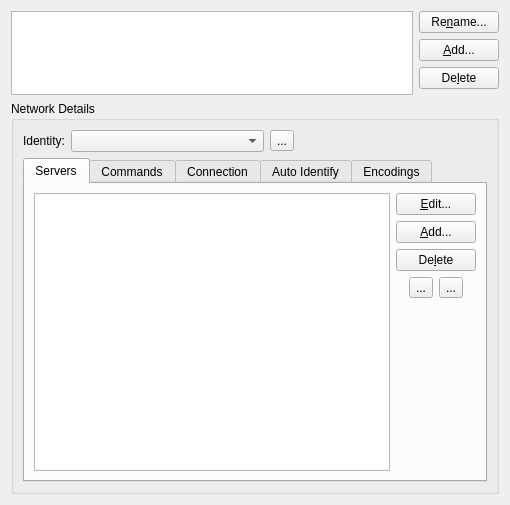
<?xml version="1.0" encoding="UTF-8"?>
<ui version="4.0">
 <class>NetworksSettingsPage</class>
 <widget class="QWidget" name="NetworksSettingsPage">
  <property name="geometry">
   <rect>
    <x>0</x>
    <y>0</y>
    <width>510</width>
    <height>505</height>
   </rect>
  </property>
  <property name="windowTitle">
   <string>Form</string>
  </property>
  <layout class="QVBoxLayout" name="verticalLayout_7">
   <item>
    <layout class="QVBoxLayout" name="verticalLayout_3">
     <item>
      <layout class="QHBoxLayout" name="horizontalLayout">
       <item>
        <widget class="QListWidget" name="networkList">
         <property name="sizePolicy">
          <sizepolicy hsizetype="Expanding" vsizetype="Expanding">
           <horstretch>1</horstretch>
           <verstretch>10</verstretch>
          </sizepolicy>
         </property>
         <property name="selectionBehavior">
          <enum>QAbstractItemView::SelectRows</enum>
         </property>
         <property name="sortingEnabled">
          <bool>true</bool>
         </property>
        </widget>
       </item>
       <item>
        <layout class="QVBoxLayout" name="verticalLayout_2">
         <item>
          <widget class="QPushButton" name="renameNetwork">
           <property name="sizePolicy">
            <sizepolicy hsizetype="Preferred" vsizetype="Fixed">
             <horstretch>0</horstretch>
             <verstretch>0</verstretch>
            </sizepolicy>
           </property>
           <property name="text">
            <string>Re&amp;name...</string>
           </property>
           <property name="icon">
            <iconset>
             <normaloff>:/16x16/actions/oxygen/16x16/actions/edit-rename.png</normaloff>:/16x16/actions/oxygen/16x16/actions/edit-rename.png</iconset>
           </property>
          </widget>
         </item>
         <item>
          <widget class="QPushButton" name="addNetwork">
           <property name="sizePolicy">
            <sizepolicy hsizetype="Preferred" vsizetype="Fixed">
             <horstretch>0</horstretch>
             <verstretch>0</verstretch>
            </sizepolicy>
           </property>
           <property name="text">
            <string>&amp;Add...</string>
           </property>
           <property name="icon">
            <iconset>
             <normaloff>:/16x16/actions/oxygen/16x16/actions/list-add.png</normaloff>:/16x16/actions/oxygen/16x16/actions/list-add.png</iconset>
           </property>
           <property name="iconSize">
            <size>
             <width>16</width>
             <height>16</height>
            </size>
           </property>
          </widget>
         </item>
         <item>
          <widget class="QPushButton" name="deleteNetwork">
           <property name="sizePolicy">
            <sizepolicy hsizetype="Preferred" vsizetype="Fixed">
             <horstretch>0</horstretch>
             <verstretch>0</verstretch>
            </sizepolicy>
           </property>
           <property name="text">
            <string>De&amp;lete</string>
           </property>
           <property name="icon">
            <iconset>
             <normaloff>:/16x16/actions/oxygen/16x16/actions/edit-delete.png</normaloff>:/16x16/actions/oxygen/16x16/actions/edit-delete.png</iconset>
           </property>
          </widget>
         </item>
         <item>
          <spacer name="verticalSpacer">
           <property name="orientation">
            <enum>Qt::Vertical</enum>
           </property>
           <property name="sizeHint" stdset="0">
            <size>
             <width>20</width>
             <height>40</height>
            </size>
           </property>
          </spacer>
         </item>
        </layout>
       </item>
      </layout>
     </item>
    </layout>
   </item>
   <item>
    <widget class="QGroupBox" name="detailsBox">
     <property name="sizePolicy">
      <sizepolicy hsizetype="Expanding" vsizetype="Fixed">
       <horstretch>10</horstretch>
       <verstretch>0</verstretch>
      </sizepolicy>
     </property>
     <property name="title">
      <string>Network Details</string>
     </property>
     <layout class="QVBoxLayout">
      <item>
       <layout class="QHBoxLayout">
        <item>
         <widget class="QLabel" name="label_6">
          <property name="text">
           <string>Identity:</string>
          </property>
         </widget>
        </item>
        <item>
         <widget class="QComboBox" name="identityList">
          <property name="sizePolicy">
           <sizepolicy hsizetype="Expanding" vsizetype="Fixed">
            <horstretch>0</horstretch>
            <verstretch>0</verstretch>
           </sizepolicy>
          </property>
         </widget>
        </item>
        <item>
         <widget class="QToolButton" name="editIdentities">
          <property name="text">
           <string>...</string>
          </property>
         </widget>
        </item>
        <item>
         <spacer name="horizontalSpacer_2">
          <property name="orientation">
           <enum>Qt::Horizontal</enum>
          </property>
          <property name="sizeHint" stdset="0">
           <size>
            <width>40</width>
            <height>20</height>
           </size>
          </property>
         </spacer>
        </item>
       </layout>
      </item>
      <item>
       <widget class="QTabWidget" name="tabWidget">
        <property name="enabled">
         <bool>true</bool>
        </property>
        <property name="sizePolicy">
         <sizepolicy hsizetype="Expanding" vsizetype="Preferred">
          <horstretch>0</horstretch>
          <verstretch>0</verstretch>
         </sizepolicy>
        </property>
        <property name="toolTip">
         <string/>
        </property>
        <property name="currentIndex">
         <number>0</number>
        </property>
        <widget class="QWidget" name="serversTab">
         <property name="enabled">
          <bool>true</bool>
         </property>
         <attribute name="title">
          <string>Servers</string>
         </attribute>
         <attribute name="toolTip">
          <string>Manage servers for this network</string>
         </attribute>
         <layout class="QHBoxLayout" name="horizontalLayout_2">
          <item>
           <widget class="QListWidget" name="serverList">
            <property name="sizePolicy">
             <sizepolicy hsizetype="Expanding" vsizetype="Preferred">
              <horstretch>1</horstretch>
              <verstretch>0</verstretch>
             </sizepolicy>
            </property>
           </widget>
          </item>
          <item>
           <layout class="QVBoxLayout">
            <item>
             <widget class="QPushButton" name="editServer">
              <property name="sizePolicy">
               <sizepolicy hsizetype="Preferred" vsizetype="Fixed">
                <horstretch>0</horstretch>
                <verstretch>0</verstretch>
               </sizepolicy>
              </property>
              <property name="text">
               <string>&amp;Edit...</string>
              </property>
              <property name="icon">
               <iconset>
                <normaloff/>
               </iconset>
              </property>
             </widget>
            </item>
            <item>
             <widget class="QPushButton" name="addServer">
              <property name="sizePolicy">
               <sizepolicy hsizetype="Preferred" vsizetype="Fixed">
                <horstretch>0</horstretch>
                <verstretch>0</verstretch>
               </sizepolicy>
              </property>
              <property name="text">
               <string>&amp;Add...</string>
              </property>
              <property name="icon">
               <iconset>
                <normaloff>:/16x16/actions/oxygen/16x16/actions/list-add.png</normaloff>:/16x16/actions/oxygen/16x16/actions/list-add.png</iconset>
              </property>
             </widget>
            </item>
            <item>
             <widget class="QPushButton" name="deleteServer">
              <property name="sizePolicy">
               <sizepolicy hsizetype="Preferred" vsizetype="Fixed">
                <horstretch>0</horstretch>
                <verstretch>0</verstretch>
               </sizepolicy>
              </property>
              <property name="text">
               <string>De&amp;lete</string>
              </property>
              <property name="icon">
               <iconset>
                <normaloff>:/16x16/actions/oxygen/16x16/actions/edit-delete.png</normaloff>:/16x16/actions/oxygen/16x16/actions/edit-delete.png</iconset>
              </property>
             </widget>
            </item>
            <item>
             <layout class="QHBoxLayout">
              <item>
               <spacer>
                <property name="orientation">
                 <enum>Qt::Horizontal</enum>
                </property>
                <property name="sizeHint" stdset="0">
                 <size>
                  <width>0</width>
                  <height>20</height>
                 </size>
                </property>
               </spacer>
              </item>
              <item>
               <widget class="QToolButton" name="upServer">
                <property name="toolTip">
                 <string>Move upwards in list</string>
                </property>
                <property name="text">
                 <string>...</string>
                </property>
                <property name="icon">
                 <iconset>
                  <normaloff>:/16x16/actions/oxygen/16x16/actions/go-up.png</normaloff>:/16x16/actions/oxygen/16x16/actions/go-up.png</iconset>
                </property>
               </widget>
              </item>
              <item>
               <widget class="QToolButton" name="downServer">
                <property name="toolTip">
                 <string>Move downwards in list</string>
                </property>
                <property name="text">
                 <string>...</string>
                </property>
                <property name="icon">
                 <iconset>
                  <normaloff>:/16x16/actions/oxygen/16x16/actions/go-down.png</normaloff>:/16x16/actions/oxygen/16x16/actions/go-down.png</iconset>
                </property>
               </widget>
              </item>
              <item>
               <spacer>
                <property name="orientation">
                 <enum>Qt::Horizontal</enum>
                </property>
                <property name="sizeHint" stdset="0">
                 <size>
                  <width>0</width>
                  <height>20</height>
                 </size>
                </property>
               </spacer>
              </item>
             </layout>
            </item>
            <item>
             <spacer>
              <property name="orientation">
               <enum>Qt::Vertical</enum>
              </property>
              <property name="sizeHint" stdset="0">
               <size>
                <width>20</width>
                <height>40</height>
               </size>
              </property>
             </spacer>
            </item>
           </layout>
          </item>
         </layout>
        </widget>
        <widget class="QWidget" name="performTab">
         <attribute name="title">
          <string>Commands</string>
         </attribute>
         <attribute name="toolTip">
          <string>Configure automatic identification or misc. commands to be executed after connecting to a server</string>
         </attribute>
         <layout class="QVBoxLayout" name="verticalLayout">
          <item>
           <widget class="QLabel" name="label">
            <property name="text">
             <string>Commands to execute on connect:</string>
            </property>
           </widget>
          </item>
          <item>
           <widget class="QTextEdit" name="performEdit">
            <property name="enabled">
             <bool>true</bool>
            </property>
            <property name="sizePolicy">
             <sizepolicy hsizetype="Expanding" vsizetype="Preferred">
              <horstretch>0</horstretch>
              <verstretch>0</verstretch>
             </sizepolicy>
            </property>
            <property name="toolTip">
             <string>Specify a list of IRC commands to be executed upon connect.
Note that Quassel IRC automatically rejoins channels, so /join will rarely be needed here!</string>
            </property>
            <property name="lineWrapMode">
             <enum>QTextEdit::NoWrap</enum>
            </property>
           </widget>
          </item>
         </layout>
        </widget>
        <widget class="QWidget" name="tab">
         <attribute name="title">
          <string>Connection</string>
         </attribute>
         <layout class="QVBoxLayout" name="verticalLayout_8">
          <item>
           <widget class="QGroupBox" name="autoReconnect">
            <property name="enabled">
             <bool>true</bool>
            </property>
            <property name="toolTip">
             <string>Automatically reconnect to the IRC network after connection failures</string>
            </property>
            <property name="title">
             <string>Automatic Reconnect</string>
            </property>
            <property name="checkable">
             <bool>true</bool>
            </property>
            <layout class="QVBoxLayout" name="verticalLayout_5">
             <item>
              <layout class="QHBoxLayout" name="horizontalLayout_4">
               <item>
                <widget class="QLabel" name="label_7">
                 <property name="text">
                  <string>Wait</string>
                 </property>
                </widget>
               </item>
               <item>
                <widget class="QSpinBox" name="reconnectInterval">
                 <property name="suffix">
                  <string> s</string>
                 </property>
                 <property name="minimum">
                  <number>10</number>
                 </property>
                 <property name="maximum">
                  <number>3600</number>
                 </property>
                 <property name="value">
                  <number>30</number>
                 </property>
                </widget>
               </item>
               <item>
                <widget class="QLabel" name="label_12">
                 <property name="text">
                  <string>between retries</string>
                 </property>
                </widget>
               </item>
               <item>
                <spacer name="horizontalSpacer_3">
                 <property name="orientation">
                  <enum>Qt::Horizontal</enum>
                 </property>
                 <property name="sizeHint" stdset="0">
                  <size>
                   <width>40</width>
                   <height>20</height>
                  </size>
                 </property>
                </spacer>
               </item>
              </layout>
             </item>
             <item>
              <layout class="QHBoxLayout" name="horizontalLayout_3">
               <item>
                <widget class="QLabel" name="label_8">
                 <property name="text">
                  <string>Number of retries:</string>
                 </property>
                </widget>
               </item>
               <item>
                <widget class="QSpinBox" name="reconnectRetries">
                 <property name="minimum">
                  <number>1</number>
                 </property>
                 <property name="maximum">
                  <number>999</number>
                 </property>
                 <property name="value">
                  <number>10</number>
                 </property>
                </widget>
               </item>
               <item>
                <widget class="QCheckBox" name="unlimitedRetries">
                 <property name="text">
                  <string>Unlimited</string>
                 </property>
                </widget>
               </item>
               <item>
                <spacer name="horizontalSpacer">
                 <property name="orientation">
                  <enum>Qt::Horizontal</enum>
                 </property>
                 <property name="sizeHint" stdset="0">
                  <size>
                   <width>40</width>
                   <height>20</height>
                  </size>
                 </property>
                </spacer>
               </item>
              </layout>
             </item>
            </layout>
           </widget>
          </item>
          <item>
           <widget class="QCheckBox" name="rejoinOnReconnect">
            <property name="enabled">
             <bool>true</bool>
            </property>
            <property name="text">
             <string>Rejoin all channels after reconnect</string>
            </property>
            <property name="checked">
             <bool>true</bool>
            </property>
           </widget>
          </item>
          <item>
           <spacer name="verticalSpacer_3">
            <property name="orientation">
             <enum>Qt::Vertical</enum>
            </property>
            <property name="sizeHint" stdset="0">
             <size>
              <width>20</width>
              <height>79</height>
             </size>
            </property>
           </spacer>
          </item>
         </layout>
        </widget>
        <widget class="QWidget" name="tab_2">
         <attribute name="title">
          <string>Auto Identify</string>
         </attribute>
         <layout class="QVBoxLayout" name="verticalLayout_4">
          <item>
           <widget class="QGroupBox" name="autoIdentify">
            <property name="enabled">
             <bool>true</bool>
            </property>
            <property name="title">
             <string>Auto Identify</string>
            </property>
            <property name="checkable">
             <bool>true</bool>
            </property>
            <property name="checked">
             <bool>true</bool>
            </property>
            <layout class="QGridLayout" name="gridLayout">
             <item row="0" column="1">
              <widget class="QLineEdit" name="autoIdentifyService">
               <property name="enabled">
                <bool>true</bool>
               </property>
               <property name="text">
                <string>NickServ</string>
               </property>
              </widget>
             </item>
             <item row="1" column="1">
              <widget class="QLineEdit" name="autoIdentifyPassword">
               <property name="enabled">
                <bool>true</bool>
               </property>
               <property name="echoMode">
                <enum>QLineEdit::Password</enum>
               </property>
              </widget>
             </item>
             <item row="0" column="0">
              <widget class="QLabel" name="label_2">
               <property name="text">
                <string>Service:</string>
               </property>
              </widget>
             </item>
             <item row="1" column="0">
              <widget class="QLabel" name="label_3">
               <property name="enabled">
                <bool>true</bool>
               </property>
               <property name="text">
                <string>Password:</string>
               </property>
              </widget>
             </item>
            </layout>
           </widget>
          </item>
          <item>
           <widget class="QGroupBox" name="sasl">
            <property name="enabled">
             <bool>true</bool>
            </property>
            <property name="title">
             <string>Use SASL Authentication</string>
            </property>
            <property name="checkable">
             <bool>true</bool>
            </property>
            <property name="checked">
             <bool>true</bool>
            </property>
            <layout class="QGridLayout" name="gridLayout_2">
             <item row="0" column="1">
              <widget class="QLineEdit" name="saslAccount">
               <property name="enabled">
                <bool>true</bool>
               </property>
               <property name="text">
                <string/>
               </property>
              </widget>
             </item>
             <item row="1" column="1">
              <widget class="QLineEdit" name="saslPassword">
               <property name="enabled">
                <bool>true</bool>
               </property>
               <property name="echoMode">
                <enum>QLineEdit::Password</enum>
               </property>
              </widget>
             </item>
             <item row="1" column="0">
              <widget class="QLabel" name="saslPasswordLabel">
               <property name="enabled">
                <bool>true</bool>
               </property>
               <property name="text">
                <string>Password:</string>
               </property>
              </widget>
             </item>
             <item row="0" column="0">
              <widget class="QLabel" name="saslAccountLabel">
               <property name="enabled">
                <bool>true</bool>
               </property>
               <property name="text">
                <string>Account:</string>
               </property>
              </widget>
             </item>
            </layout>
           </widget>
          </item>
          <item>
           <widget class="QLabel" name="saslExtInfo">
            <property name="text">
             <string>&lt;html&gt;&lt;head/&gt;&lt;body&gt;&lt;p&gt;&lt;span style=&quot; font-weight:600;&quot;&gt;Note:&lt;/span&gt; because the identity has an ssl certificate set, SASL EXTERNAL will be used.&lt;/p&gt;&lt;/body&gt;&lt;/html&gt;</string>
            </property>
            <property name="wordWrap">
             <bool>true</bool>
            </property>
           </widget>
          </item>
          <item>
           <spacer name="verticalSpacer_2">
            <property name="orientation">
             <enum>Qt::Vertical</enum>
            </property>
            <property name="sizeHint" stdset="0">
             <size>
              <width>20</width>
              <height>40</height>
             </size>
            </property>
           </spacer>
          </item>
         </layout>
        </widget>
        <widget class="QWidget" name="advancedTab">
         <attribute name="title">
          <string>Encodings</string>
         </attribute>
         <attribute name="toolTip">
          <string>Configure advanced settings such as message encodings and automatic reconnect</string>
         </attribute>
         <layout class="QVBoxLayout" name="verticalLayout_6">
          <item>
           <widget class="QGroupBox" name="useCustomEncodings">
            <property name="enabled">
             <bool>true</bool>
            </property>
            <property name="toolTip">
             <string>Control encodings for in- and outgoing messages</string>
            </property>
            <property name="title">
             <string>Use Custom Encodings</string>
            </property>
            <property name="checkable">
             <bool>true</bool>
            </property>
            <layout class="QVBoxLayout">
             <item>
              <layout class="QGridLayout">
               <item row="0" column="0">
                <widget class="QLabel" name="label_4">
                 <property name="toolTip">
                  <string>Specify which encoding your messages will be sent in.
UTF-8 should be a sane choice for most networks.</string>
                 </property>
                 <property name="text">
                  <string>Send messages in:</string>
                 </property>
                </widget>
               </item>
               <item row="0" column="1">
                <widget class="QComboBox" name="sendEncoding">
                 <property name="enabled">
                  <bool>true</bool>
                 </property>
                 <property name="sizePolicy">
                  <sizepolicy hsizetype="Expanding" vsizetype="Fixed">
                   <horstretch>0</horstretch>
                   <verstretch>0</verstretch>
                  </sizepolicy>
                 </property>
                 <property name="toolTip">
                  <string>Specify which encoding your messages will be sent in.
UTF-8 should be a sane choice for most networks.</string>
                 </property>
                 <property name="insertPolicy">
                  <enum>QComboBox::InsertAlphabetically</enum>
                 </property>
                </widget>
               </item>
               <item row="1" column="0">
                <widget class="QLabel" name="label_5">
                 <property name="toolTip">
                  <string>Incoming messages encoded in Utf8 will always be treated as such.
This setting defines the encoding for messages that are not Utf8.</string>
                 </property>
                 <property name="text">
                  <string>Receive fallback:</string>
                 </property>
                </widget>
               </item>
               <item row="1" column="1">
                <widget class="QComboBox" name="recvEncoding">
                 <property name="enabled">
                  <bool>true</bool>
                 </property>
                 <property name="sizePolicy">
                  <sizepolicy hsizetype="Expanding" vsizetype="Fixed">
                   <horstretch>0</horstretch>
                   <verstretch>0</verstretch>
                  </sizepolicy>
                 </property>
                 <property name="toolTip">
                  <string>Incoming messages encoded in Utf8 will always be treated as such.
This setting defines the encoding for messages that are not Utf8.</string>
                 </property>
                 <property name="insertPolicy">
                  <enum>QComboBox::InsertAlphabetically</enum>
                 </property>
                </widget>
               </item>
               <item row="2" column="0">
                <widget class="QLabel" name="label_9">
                 <property name="toolTip">
                  <string>This specifies how control messages, nicks and servernames are encoded.
Unless you *really* know what you do, leave this as ISO-8859-1!</string>
                 </property>
                 <property name="text">
                  <string>Server encoding:</string>
                 </property>
                </widget>
               </item>
               <item row="2" column="1">
                <widget class="QComboBox" name="serverEncoding">
                 <property name="enabled">
                  <bool>true</bool>
                 </property>
                 <property name="toolTip">
                  <string>This specifies how control messages, nicks and servernames are encoded.
Unless you *really* know what you do, leave this as ISO-8859-1!</string>
                 </property>
                </widget>
               </item>
              </layout>
             </item>
            </layout>
           </widget>
          </item>
          <item>
           <spacer name="verticalSpacer_4">
            <property name="orientation">
             <enum>Qt::Vertical</enum>
            </property>
            <property name="sizeHint" stdset="0">
             <size>
              <width>20</width>
              <height>79</height>
             </size>
            </property>
           </spacer>
          </item>
         </layout>
        </widget>
       </widget>
      </item>
     </layout>
    </widget>
   </item>
  </layout>
 </widget>
 <tabstops>
  <tabstop>networkList</tabstop>
  <tabstop>renameNetwork</tabstop>
  <tabstop>addNetwork</tabstop>
  <tabstop>deleteNetwork</tabstop>
  <tabstop>identityList</tabstop>
  <tabstop>editIdentities</tabstop>
  <tabstop>tabWidget</tabstop>
  <tabstop>serverList</tabstop>
  <tabstop>editServer</tabstop>
  <tabstop>addServer</tabstop>
  <tabstop>deleteServer</tabstop>
  <tabstop>upServer</tabstop>
  <tabstop>downServer</tabstop>
  <tabstop>performEdit</tabstop>
  <tabstop>autoReconnect</tabstop>
  <tabstop>reconnectInterval</tabstop>
  <tabstop>reconnectRetries</tabstop>
  <tabstop>unlimitedRetries</tabstop>
  <tabstop>rejoinOnReconnect</tabstop>
  <tabstop>autoIdentifyService</tabstop>
  <tabstop>autoIdentifyPassword</tabstop>
  <tabstop>useCustomEncodings</tabstop>
  <tabstop>sendEncoding</tabstop>
  <tabstop>recvEncoding</tabstop>
  <tabstop>serverEncoding</tabstop>
 </tabstops>
 <resources/>
 <connections>
  <connection>
   <sender>unlimitedRetries</sender>
   <signal>toggled(bool)</signal>
   <receiver>reconnectRetries</receiver>
   <slot>setDisabled(bool)</slot>
   <hints>
    <hint type="sourcelabel">
     <x>317</x>
     <y>331</y>
    </hint>
    <hint type="destinationlabel">
     <x>209</x>
     <y>334</y>
    </hint>
   </hints>
  </connection>
 </connections>
</ui>
